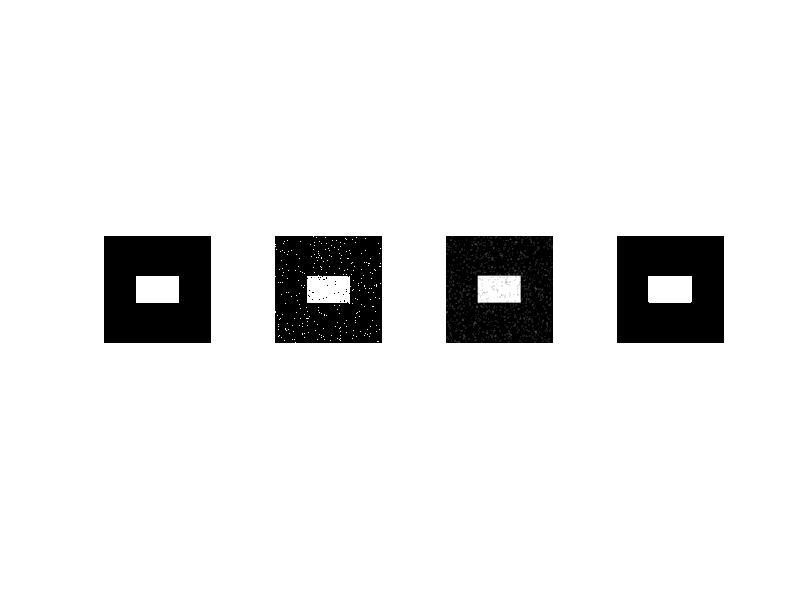
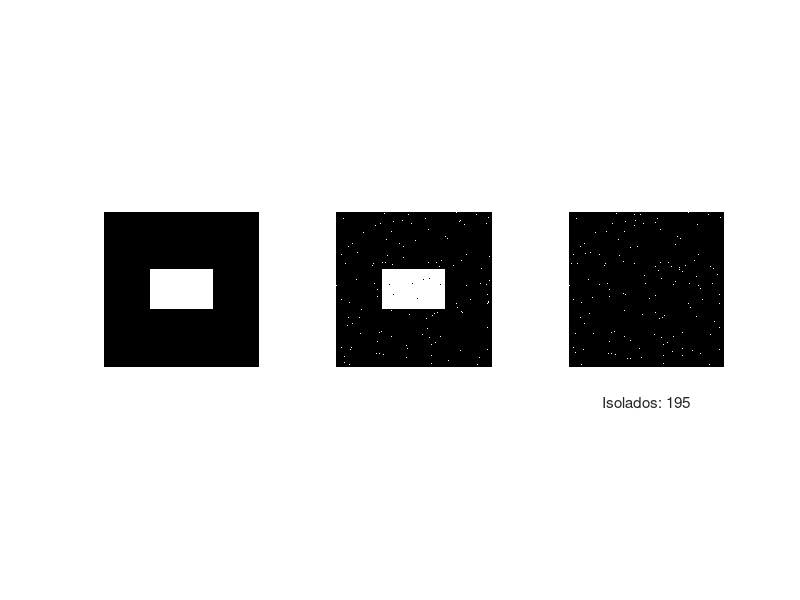
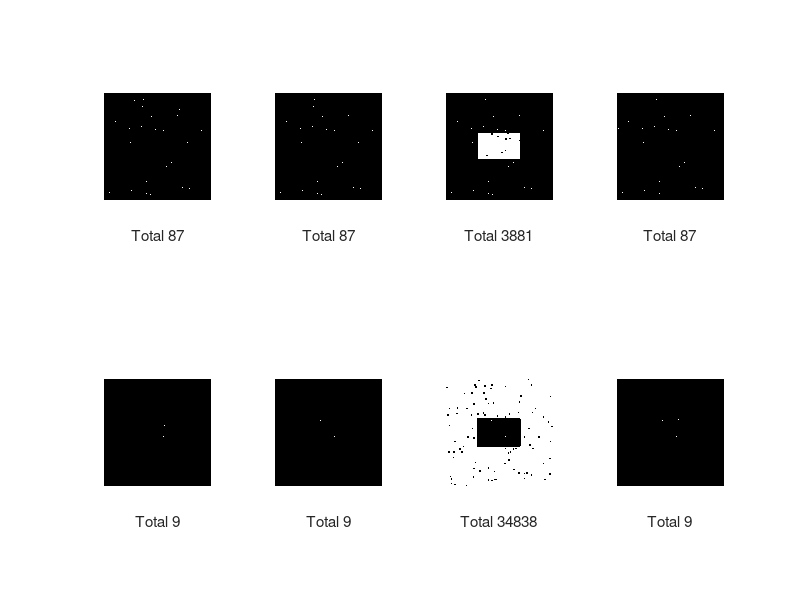
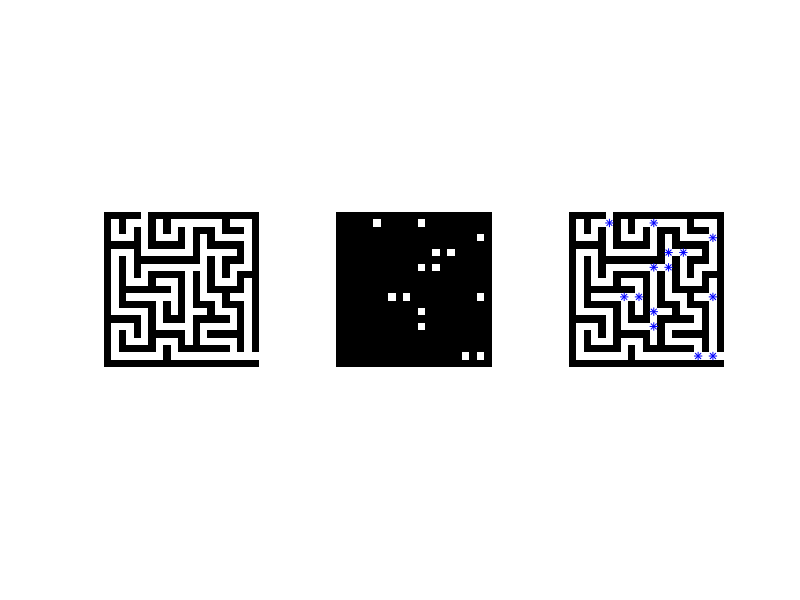

Recreate these plots in MATLAB, in order.
% SVPI
% Alexandre Rodrigues 92993
% Março 2022
% Aula 04

exlist = {'ex1','ex2','ex3','ex4','ex5','ex6','ex7'};

if ismember('ex1',exlist)
%% Ex1
figure(1)
lins = 200;
cols = 200;
A = zeros(lins,cols);
dx = 50;
dy = 80;
cx = lins/2-dx/2;
cy = cols/2-dy/2;
A(cx:cx+dx,cy:cy+dy) = 1;

subplot(1,4,1)
imshow(A)

rng(0);

B = imnoise(A,"salt & pepper",0.05);
subplot(1,4,2)
imshow(B)

F = ones(3,3)/9;
C=filter2(F,B);
subplot(1,4,3)
imshow(C)

D = medfilt2(B,[3 3]);
subplot(1,4,4)
imshow(D)

pause(2)

end
if ismember('ex2',exlist)
%% Ex2
clearvars -except exlist
figure(2)
lins = 200;
cols = 200;
A = zeros(lins,cols);
dx = 50;
dy = 80;
cx = lins/2-dx/2;
cy = cols/2-dy/2;
A(cx:cx+dx,cy:cy+dy) = 1;

subplot(1,3,1)
imshow(A)

rng(0);

B = imnoise(A,"salt & pepper",0.01);
subplot(1,3,2)
imshow(B)

Fiso =[-1 -1 -1; -1 8 -1; -1 -1 -1];
temp = filter2(Fiso,B);
C = abs(temp)==8; 
subplot(1,3,3)
imshow(C)

str = sprintf('Isolados: %d',nnz(C));
xlabel(str);

pause(2)

end
if ismember('ex3',exlist)
%% Ex3
clearvars -except exlist
figure(3)
lins = 200;
cols = 200;
A = zeros(lins,cols);
dx = 50;
dy = 80;
cx = lins/2-dx/2;
cy = cols/2-dy/2;
A(cx:cx+dx,cy:cy+dy) = 1;

subplot(1,3,1)
imshow(A)

rng(0);

T = imnoise(A,"salt & pepper",0.005);

F = zeros(3,3,4);
F(:,:,1) = [ 1  1  1;  1  -8  1;  1  1  1];
F(:,:,2) = [ 1  2  1;  2 -12  2;  1  2  1];
F(:,:,3) = [-1  1 -1;  1   4  1; -1  1 -1];
F(:,:,4) = [ 1  2  3;  4 -100 5;  6  7  8];


whiteIsol = zeros(3,3); whiteIsol(2,2)=1;
w1 = sum(sum(whiteIsol.*F(:,:,:)));
% W = reshape(w1,1,4);
W = squeeze(w1);

blackIsol = not(whiteIsol);
MW1 = sum(sum(blackIsol.*F(:,:,:)));
% MW = reshape(MW1,1,4);
MW = squeeze(MW1);

for n=1:4
    X = filter2(F(:,:,n),T);
    ZW = (X==W(n));
    ZB = (X==MW(n));

    subplot(2,4,n)
    imshow(ZW)
    str = sprintf('Total %d',nnz(ZW));
    xlabel(str);

    subplot(2,4,4+n)
    imshow(ZB)
    str = sprintf('Total %d',nnz(ZB));
    xlabel(str);
end

pause(2)

end
if ismember('ex4',exlist)
%% Ex4
clearvars -except exlist
figure(4)
A=[
0 0 0 0 0 1 0 0 0 0 0 0 0 0 0 0 0 0 0 0 0
0 1 0 1 1 1 0 1 0 1 1 1 1 1 1 1 0 1 1 1 0
0 1 0 1 0 1 0 1 0 1 0 1 0 0 0 1 0 0 0 1 0
0 1 1 1 0 1 0 1 1 1 0 1 0 1 0 1 1 1 1 1 0
0 0 0 0 0 1 0 0 0 0 0 1 0 1 0 0 0 0 0 1 0
0 1 1 1 0 1 1 1 1 1 1 1 0 1 1 1 1 1 0 1 0
0 1 0 1 0 0 0 0 0 0 0 0 0 1 0 1 0 0 0 1 0
0 1 0 1 0 1 1 1 1 1 1 1 1 1 0 1 0 1 1 1 0
0 1 0 1 0 1 0 0 0 0 0 1 0 1 0 1 0 1 0 0 0
0 1 0 1 1 1 0 1 1 1 0 1 0 1 0 1 1 1 0 1 0
0 1 0 0 0 0 0 0 0 1 0 1 0 1 0 0 0 0 0 1 0
0 1 0 1 1 1 1 1 1 1 0 1 0 1 1 1 0 1 1 1 0
0 1 0 0 0 0 0 1 0 1 0 1 0 0 0 1 0 0 0 1 0
0 1 1 1 1 1 0 1 0 1 0 1 1 1 0 1 1 1 0 1 0
0 0 0 0 0 1 0 1 0 0 0 1 0 0 0 0 0 1 0 1 0
0 1 1 1 0 1 0 1 1 1 1 1 0 1 1 1 1 1 0 1 0
0 1 0 1 0 1 0 0 0 0 0 1 0 1 0 0 0 0 0 1 0
0 1 0 1 1 1 0 1 1 1 0 1 0 1 1 1 1 1 0 1 0
0 1 0 0 0 0 0 1 0 1 0 0 0 0 0 0 0 1 0 1 0
0 1 1 1 1 1 1 1 0 1 1 1 1 1 1 1 1 1 1 1 1
0 0 0 0 0 0 0 0 0 0 0 0 0 0 0 0 0 0 0 0 0
];

subplot(1,3,1)
imshow(A)

F = [ 0  1  0;  1  -4  1;  0  1  0];
temp = filter2(F,A);
B = (temp==-1); 
subplot(1,3,2)
imshow(B)

subplot(1,3,3)
imshow(A)
% [xs,ys] = ind2sub(size(A),find(B==1));
% text(ys,xs,'X','Color','r')
hold on;
[r,c] = find(B);
plot(c,r,'b*')


pause(2)

end
if ismember('ex5',exlist)
%% Ex5
clearvars -except exlist
figure(5)
A=[
0 0 0 0 0 1 0 0 0 0 0 0 0 0 0 0 0 0 0 0 0
0 1 0 1 1 1 0 1 0 1 1 1 1 1 1 1 0 1 1 1 0
0 1 0 1 0 1 0 1 0 1 0 1 0 0 0 1 0 0 0 1 0
0 1 1 1 0 1 0 1 1 1 0 1 0 1 0 1 1 1 1 1 0
0 0 0 0 0 1 0 0 0 0 0 1 0 1 0 0 0 0 0 1 0
0 1 1 1 0 1 1 1 1 1 1 1 0 1 1 1 1 1 0 1 0
0 1 0 1 0 0 0 0 0 0 0 0 0 1 0 1 0 0 0 1 0
0 1 0 1 0 1 1 1 1 1 1 1 1 1 0 1 0 1 1 1 0
0 1 0 1 0 1 0 0 0 0 0 1 0 1 0 1 0 1 0 0 0
0 1 0 1 1 1 0 1 1 1 0 1 0 1 0 1 1 1 0 1 0
0 1 0 0 0 0 0 0 0 1 0 1 0 1 0 0 0 0 0 1 0
0 1 0 1 1 1 1 1 1 1 0 1 0 1 1 1 0 1 1 1 0
0 1 0 0 0 0 0 1 0 1 0 1 0 0 0 1 0 0 0 1 0
0 1 1 1 1 1 0 1 0 1 0 1 1 1 0 1 1 1 0 1 0
0 0 0 0 0 1 0 1 0 0 0 1 0 0 0 0 0 1 0 1 0
0 1 1 1 0 1 0 1 1 1 1 1 0 1 1 1 1 1 0 1 0
0 1 0 1 0 1 0 0 0 0 0 1 0 1 0 0 0 0 0 1 0
0 1 0 1 1 1 0 1 1 1 0 1 0 1 1 1 1 1 0 1 0
0 1 0 0 0 0 0 1 0 1 0 0 0 0 0 0 0 1 0 1 0
0 1 1 1 1 1 1 1 0 1 1 1 1 1 1 1 1 1 1 1 1
0 0 0 0 0 0 0 0 0 0 0 0 0 0 0 0 0 0 0 0 0
];
  
Z=A;
F = [ 0  1  0;  1  -4  1;  0  1  0];

temp = filter2(F,Z);
B = (temp==-1);
nint = nnz(B);
disp(nint)

subplot(1,3,1)
imshow(Z)

% [xs,ys] = ind2sub(size(A),find(B==1));
% text(ys,xs,'x','Color','b')
hold on;
[r,c] = find(B);
plot(c,r,'b*')

str = sprintf('Nint: %d',nint);
xlabel(str);

while nint>0
    X = ones(size(A));
    totpix = size(A,1)*size(A,2);
    pts = randperm(totpix,round(0.025*totpix));
    
    elims = zeros(size(A));
    elims(pts) = 1;
    subplot(1,3,2)
    imshow(not(elims))

    Z(pts)=0;

    temp = filter2(F,Z);
    B = (temp==-1);
    nint = nnz(B);

    subplot(1,3,3)
    imshow(Z)
%     [xs,ys] = ind2sub(size(A),find(B==1));
%     text(ys,xs,'x','Color','r')
    hold on;
    [r,c] = find(B);
    plot(c,r,'rx')

%     [xs2,ys2] = ind2sub(size(A),pts);
%     text(ys2,xs2,'o','Color','b')
    hold on;
    [r,c] = find(elims);
    plot(c,r,'bo')

    str = sprintf('Nint: %d',nint);
    xlabel(str);

    pause(0.1)
end

pause(2)

end
if ismember('ex6',exlist)
%% Ex6
clearvars -except exlist
figure(6)
A=[
0 0 0 0 0 1 0 0 0 0 0 0 0 0 0 0 0 0 0 0 0
0 1 0 1 1 1 0 1 0 1 1 1 1 1 1 1 0 1 1 1 0
0 1 0 1 0 1 0 1 0 1 0 1 0 0 0 1 0 0 0 1 0
0 1 1 1 0 1 0 1 1 1 0 1 0 1 0 1 1 1 1 1 0
0 0 0 0 0 1 0 0 0 0 0 1 0 1 0 0 0 0 0 1 0
0 1 1 1 0 1 1 1 1 1 1 1 0 1 1 1 1 1 0 1 0
0 1 0 1 0 0 0 0 0 0 0 0 0 1 0 1 0 0 0 1 0
0 1 0 1 0 1 1 1 1 1 1 1 1 1 0 1 0 1 1 1 0
0 1 0 1 0 1 0 0 0 0 0 1 0 1 0 1 0 1 0 0 0
0 1 0 1 1 1 0 1 1 1 0 1 0 1 0 1 1 1 0 1 0
0 1 0 0 0 0 0 0 0 1 0 1 0 1 0 0 0 0 0 1 0
0 1 0 1 1 1 1 1 1 1 0 1 0 1 1 1 0 1 1 1 0
0 1 0 0 0 0 0 1 0 1 0 1 0 0 0 1 0 0 0 1 0
0 1 1 1 1 1 0 1 0 1 0 1 1 1 0 1 1 1 0 1 0
0 0 0 0 0 1 0 1 0 0 0 1 0 0 0 0 0 1 0 1 0
0 1 1 1 0 1 0 1 1 1 1 1 0 1 1 1 1 1 0 1 0
0 1 0 1 0 1 0 0 0 0 0 1 0 1 0 0 0 0 0 1 0
0 1 0 1 1 1 0 1 1 1 0 1 0 1 1 1 1 1 0 1 0
0 1 0 0 0 0 0 1 0 1 0 0 0 0 0 0 0 1 0 1 0
0 1 1 1 1 1 1 1 0 1 1 1 1 1 1 1 1 1 1 1 1
0 0 0 0 0 0 0 0 0 0 0 0 0 0 0 0 0 0 0 0 0
];

subplot(1,3,1)
imshow(A)

F = [ 0  1  0;  1  -4  1;  0  1  0];
temp = filter2(F,A);
B = (temp==-3); 
B(1,:) = 0; B(:,1) = 0; B(end,:) = 0; B(:,end) = 0;

% F = [ 1  1  1;  1  -4  1;  1  1  1];
% F = [ 1   5  1
%       5  30  5
%       1   5  1];
% temp = filter2(F,A);
% B = (temp==35); 

subplot(1,3,2)
imshow(B)

subplot(1,3,3)
imshow(A)
% [xs,ys] = ind2sub(size(A),find(B==1));
% text(ys,xs,'X','Color','r')

hold on;
[r,c] = find(B);
plot(c,r,'rx')

pause(2)

end

if ismember('ex7',exlist)
%% Ex7
clearvars -except exlist
figure(7)
A=[
0 0 0 0 0 1 0 0 0 0 0 0 0 0 0 0 0 0 0 0 0
0 1 0 1 1 1 0 1 0 1 1 1 1 1 1 1 0 1 1 1 0
0 1 0 1 0 1 0 1 0 1 0 1 0 0 0 1 0 0 0 1 0
0 1 1 1 0 1 0 1 1 1 0 1 0 1 0 1 1 1 1 1 0
0 0 0 0 0 1 0 0 0 0 0 1 0 1 0 0 0 0 0 1 0
0 1 1 1 0 1 1 1 1 1 1 1 0 1 1 1 1 1 0 1 0
0 1 0 1 0 0 0 0 0 0 0 0 0 1 0 1 0 0 0 1 0
0 1 0 1 0 1 1 1 1 1 1 1 1 1 0 1 0 1 1 1 0
0 1 0 1 0 1 0 0 0 0 0 1 0 1 0 1 0 1 0 0 0
0 1 0 1 1 1 0 1 1 1 0 1 0 1 0 1 1 1 0 1 0
0 1 0 0 0 0 0 0 0 1 0 1 0 1 0 0 0 0 0 1 0
0 1 0 1 1 1 1 1 1 1 0 1 0 1 1 1 0 1 1 1 0
0 1 0 0 0 0 0 1 0 1 0 1 0 0 0 1 0 0 0 1 0
0 1 1 1 1 1 0 1 0 1 0 1 1 1 0 1 1 1 0 1 0
0 0 0 0 0 1 0 1 0 0 0 1 0 0 0 0 0 1 0 1 0
0 1 1 1 0 1 0 1 1 1 1 1 0 1 1 1 1 1 0 1 0
0 1 0 1 0 1 0 0 0 0 0 1 0 1 0 0 0 0 0 1 0
0 1 0 1 1 1 0 1 1 1 0 1 0 1 1 1 1 1 0 1 0
0 1 0 0 0 0 0 1 0 1 0 0 0 0 0 0 0 1 0 1 0
0 1 1 1 1 1 1 1 0 1 1 1 1 1 1 1 1 1 1 1 1
0 0 0 0 0 0 0 0 0 0 0 0 0 0 0 0 0 0 0 0 0
];

A2=A;

for ola=1:4
    Z=A2;
    subplot(1,3,1)
    imshow(Z)
    
%     F = [ 0  1  0;  1  -4  1;  0  1  0];
    F = [ 1   5  1
      5  30  5
      1   5  1];

    nbecos=1;
    while nbecos>0
        temp = filter2(F,Z);
        B = (temp==-3); 
        B(1,:) = 0; B(:,1) = 0; B(end,:) = 0; B(:,end) = 0;
%         B = (temp==35); 
        subplot(1,3,2)
        imshow(B)

        nbecos=nnz(B);
        str = sprintf('Nbecos: %d',nbecos);
        xlabel(str);
     
        Z(B)=0;
        subplot(1,3,3)
        imshow(Z)
    
        pause(0.1)
    end
    A2=rot90(A2);
end



end
